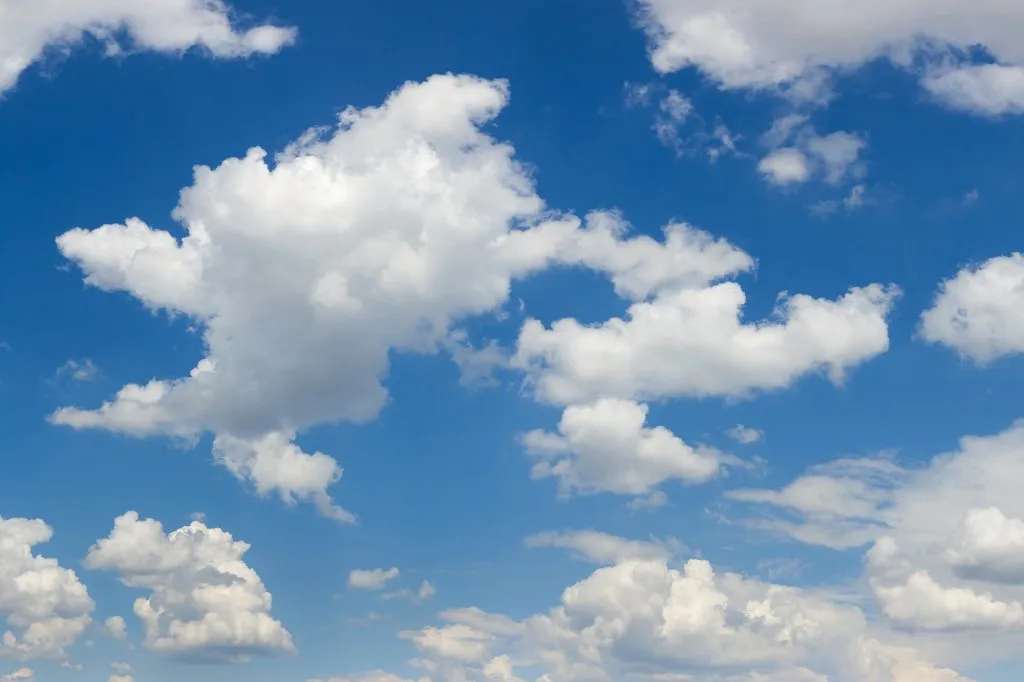
#> input picture frontend-app/src/assets/bg-dashboard1.webp, 1024 x 682 px
$ python -i temperature_extractor.py   (imports and definitions only)
#> lines starting #> are read from the running program, lines starting #| are printed output that depends on the picture; after the words box and inside, x2 and y2 are one past the last pixel; in counts of white or black regions, pixels touching at a corner belong together
### backend/modules/roi_utils.py
from __future__ import annotations

from typing import Dict, Iterable, Optional, Tuple

RESERVED_KEYS = {"roi_base_width", "roi_base_height"}


def iter_station_rois(roi_config: Dict) -> Iterable[Tuple[str, Dict]]:
    if not isinstance(roi_config, dict):
        return []
    for station, rois in roi_config.items():
        if station in RESERVED_KEYS:
            continue
        if not isinstance(rois, dict):
            continue
        yield station, rois


def extract_base_dimensions(roi_config: Dict) -> Tuple[Optional[int], Optional[int]]:
    if not isinstance(roi_config, dict):
        return None, None

    base_w = roi_config.get("roi_base_width")
    base_h = roi_config.get("roi_base_height")
    if isinstance(base_w, (int, float)) and isinstance(base_h, (int, float)):
        if base_w > 0 and base_h > 0:
            return int(base_w), int(base_h)

    max_x = 0
    max_y = 0
    for _, rois in iter_station_rois(roi_config):
        for key in ("tmin_roi", "tmax_roi", "icon_roi"):
            roi = rois.get(key)
            if not roi or len(roi) < 4:
                continue
            try:
                max_x = max(max_x, int(roi[2]))
                max_y = max(max_y, int(roi[3]))
            except (TypeError, ValueError):
                continue

    if max_x <= 0 or max_y <= 0:
        return None, None

    # Keep the historical +5px margin used by TemperatureExtractor auto-detection.
    return max_x + 5, max_y + 5


# [50 lines left out: functions get_scale_factors, scale_roi, not called in this run]

### backend/modules/temperature_extractor.py
#!/usr/bin/env python3
# -*- coding: utf-8 -*-

"""Extraction OCR des couples Tmin/Tmax depuis les cartes ANAM."""

import json
import logging
import os
import re
from concurrent.futures import ThreadPoolExecutor
from pathlib import Path

import cv2
import numpy as np
import pytesseract
from pytesseract import Output

from backend.modules.roi_utils import extract_base_dimensions, get_scale_factors, iter_station_rois, scale_roi

logger = logging.getLogger(__name__)


class TemperatureExtractor:
    """Centralise le pretraitement et la lecture OCR des temperatures."""

    def __init__(self, roi_config_path=None):
        self.roi_config = self._load_roi_config(roi_config_path)
        self.drop_unmapped = os.getenv("TEMPERATURE_DROP_UNKNOWN", "1").lower() in {
            "1",
            "true",
            "yes",
        }
        self.verbose = os.getenv("TEMPERATURE_VERBOSE", "1").lower() in {"1", "true", "yes"}
        self.roi_match_tolerance = int(os.getenv("TEMPERATURE_ROI_TOLERANCE_PX", "6"))
        self.ocr_upscale = float(os.getenv("TEMPERATURE_OCR_UPSCALE", "2.0"))
        self.roi_base_width = int(os.getenv("ROI_BASE_WIDTH", "0"))
        self.roi_base_height = int(os.getenv("ROI_BASE_HEIGHT", "0"))
        self.color_mask_upscale = float(os.getenv("TEMPERATURE_COLOR_MASK_UPSCALE", "3.0"))
        self._roi_lookup = self._build_roi_lookup()
        timeout_value = float(os.getenv("TEMPERATURE_OCR_TIMEOUT_SECONDS", "0"))
        self.ocr_timeout = timeout_value if timeout_value > 0 else None
        self.ocr_workers = max(1, int(os.getenv("TEMPERATURE_OCR_WORKERS", "1")))

        config_base = extract_base_dimensions(self.roi_config)
        if config_base[0] and config_base[1]:
            self.roi_base_width, self.roi_base_height = config_base

        # Auto-détection de la résolution de base si non fournie
        if self.roi_base_width == 0 or self.roi_base_height == 0:
            self._auto_detect_base_resolution()

    def _auto_detect_base_resolution(self):
        """Détermine la résolution de référence des ROIs à partir du fichier config."""
        max_x = 0
        max_y = 0
        if not self.roi_config:
            return

        for station, rois in iter_station_rois(self.roi_config):
            for key in ("tmin_roi", "tmax_roi", "icon_roi"):
                roi = rois.get(key)
                if roi and len(roi) >= 4:
                    max_x = max(max_x, roi[2])
                    max_y = max(max_y, roi[3])

        # On définit une résolution de base légèrement supérieure au max trouvé
        if max_x > 0 and self.roi_base_width == 0:
            self.roi_base_width = max_x + 5
            logger.info(f"Auto-détection ROI_BASE_WIDTH: {self.roi_base_width}")

        if max_y > 0 and self.roi_base_height == 0:
            self.roi_base_height = max_y + 5
            logger.info(f"Auto-détection ROI_BASE_HEIGHT: {self.roi_base_height}")

    def _build_roi_lookup(self):
        if not self.roi_config:
            return []
        entries = []
        for station, rois in iter_station_rois(self.roi_config):
            for key in ("tmin_roi", "tmax_roi"):
                roi = rois.get(key)
                if not roi:
                    continue
                x1, y1, x2, y2 = [int(v) for v in roi]
                entries.append(
                    {
                        "station": station,
                        "bbox": (x1, y1, x2, y2),
                    }
                )
        return entries

    def _load_roi_config(self, roi_config_path):
        if not roi_config_path:
            return {}
        path = Path(roi_config_path)
        if not path.exists():
            return {}
        try:
            with open(path, "r", encoding="utf-8") as handle:
                return json.load(handle)
        except Exception:
            return {}

    def preprocess_image_for_ocr(self, image_path, bbox=None):
        """Historique : conserve le pretraitement standard pour compatibilite."""
        return self._preprocess_standard(image_path, bbox)

    def _preprocess_standard(self, image_path, bbox=None):
        """Prepare une image (ou un crop) pour maximiser la qualite OCR (methode historique)."""
        image = cv2.imread(str(Path(image_path)))
#> image is the input picture: shape (682, 1024, 3); mean B, G, R 179.9, 148.6, 114.9
        if image is None:
            raise FileNotFoundError(f"Impossible de lire l'image : {image_path}")

        if bbox is not None:
            x, y, w, h = bbox
            image = image[y : y + h, x : x + w]

        if self.ocr_upscale and self.ocr_upscale != 1.0:
            image = cv2.resize(
                image,
                None,
                fx=self.ocr_upscale,
                fy=self.ocr_upscale,
                interpolation=cv2.INTER_LINEAR,
            )
#> image: shape (1364, 2048, 3)
        gray = cv2.cvtColor(image, cv2.COLOR_BGR2GRAY)
        gray = cv2.GaussianBlur(gray, (3, 3), 0)
        _, thresh = cv2.threshold(gray, 0, 255, cv2.THRESH_BINARY + cv2.THRESH_OTSU)
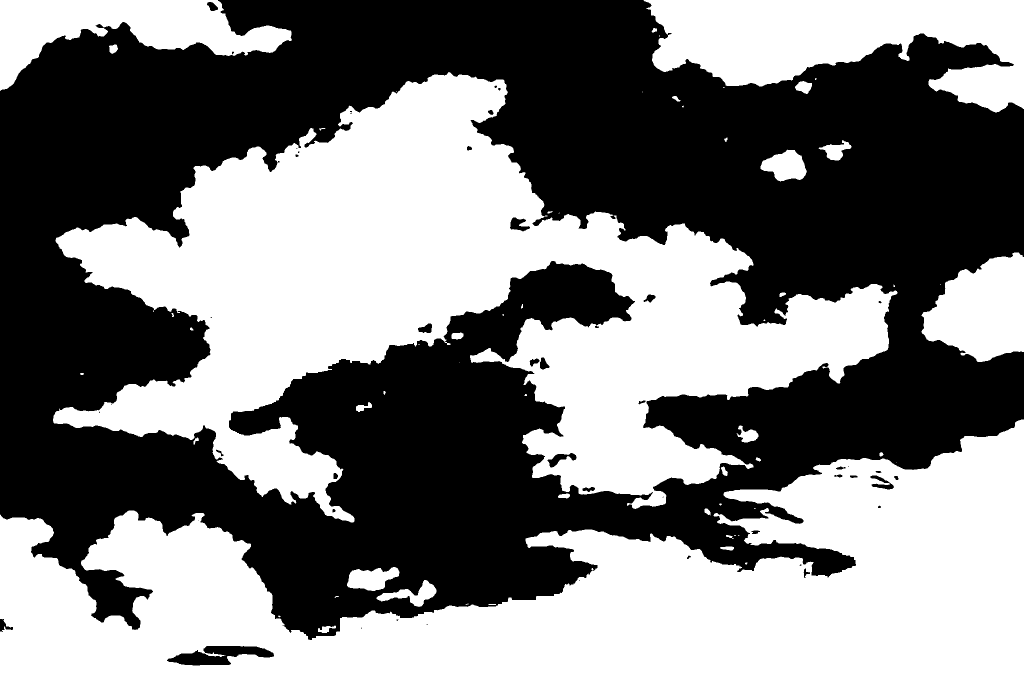
#> thresh: shape (1364, 2048) (shown at 1/2 size); 49.2% white; 60 white regions (25 under 20 px), largest, box (x1, y1, x2, y2) and area: (106, 144, 1795, 1045) 616636, (0, 839, 2048, 1364) 561048, (1287, 0, 2048, 225) 103642
        return thresh

    def _preprocess_sharp_contrast(self, image_path, bbox=None):
        """Variation forte (CLAHE + sharpen) identifiee comme performante via le benchmark."""
        image = cv2.imread(str(Path(image_path)))
        if image is None:
            raise FileNotFoundError(f"Impossible de lire l'image : {image_path}")

        if bbox is not None:
            x, y, w, h = bbox
            image = image[y : y + h, x : x + w]

        if self.ocr_upscale and self.ocr_upscale != 1.0:
            image = cv2.resize(
                image,
                None,
                fx=self.ocr_upscale,
                fy=self.ocr_upscale,
                interpolation=cv2.INTER_LINEAR,
            )
        lab = cv2.cvtColor(image, cv2.COLOR_BGR2LAB)
#> lab: shape (1364, 2048, 3); mean of channels 0, 1, 2 153.7, 127.3, 108
        l, a, b = cv2.split(lab)
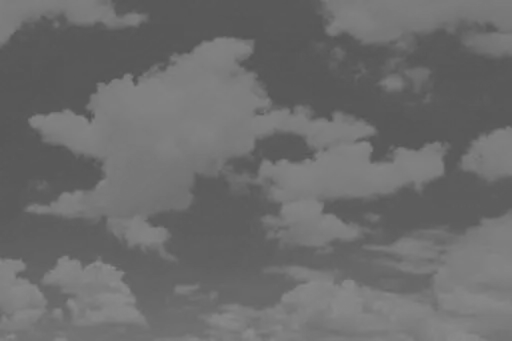
#> b: shape (1364, 2048) (shown at 1/4 size); min 80, max 143, mean 108
        clahe = cv2.createCLAHE(clipLimit=4.0, tileGridSize=(4, 4))
        l_enhanced = clahe.apply(l)
        enhanced_lab = cv2.merge([l_enhanced, a, b])
#> enhanced_lab: shape (1364, 2048, 3); mean of channels 0, 1, 2 120.1, 127.3, 108
        enhanced_bgr = cv2.cvtColor(enhanced_lab, cv2.COLOR_LAB2BGR)
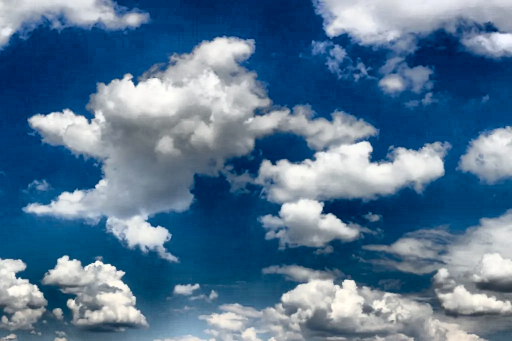
#> enhanced_bgr: shape (1364, 2048, 3) (shown at 1/4 size); mean B, G, R 145.5, 116.8, 84

        gray = cv2.cvtColor(enhanced_bgr, cv2.COLOR_BGR2GRAY)
        kernel_sharpen = np.array(
            [
                [-1, -1, -1],
                [-1, 9, -1],
                [-1, -1, -1],
            ],
            dtype=np.float32,
        )
        sharpened = cv2.filter2D(gray, -1, kernel_sharpen)
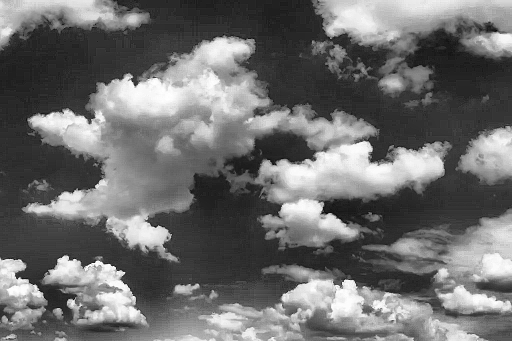
#> sharpened: shape (1364, 2048) (shown at 1/4 size); min 0, max 255, mean 110.3
        _, binary = cv2.threshold(sharpened, 0, 255, cv2.THRESH_BINARY + cv2.THRESH_OTSU)
#> binary: shape (1364, 2048); 39.5% white; 5273 white regions (5156 under 20 px), largest, box (x1, y1, x2, y2) and area: (89, 141, 1800, 1048) 514468, (480, 1063, 1956, 1364) 177968, (1265, 0, 2048, 226) 110773
        inverted = cv2.bitwise_not(binary)
        return inverted

    def _preprocess_color_mask(self, image_path, bbox=None):
        """Isolation intelligente des couleurs (Rouge/Bleu/Noir) pour OCR."""
        image = cv2.imread(str(Path(image_path)))
        if image is None:
            raise FileNotFoundError(f"Impossible de lire l'image : {image_path}")

        if bbox is not None:
            x, y, w, h = bbox
            image = image[y : y + h, x : x + w]

        # Passage en HSV pour mieux isoler les teintes
        hsv = cv2.cvtColor(image, cv2.COLOR_BGR2HSV)
#> hsv: shape (682, 1024, 3); mean H, S, V 98, 101.7, 180.4

        # Masques plus permissifs pour capturer les chiffres même clairs
        # Rouge (Tmax) - couvre les deux plages du rouge en HSV
        red_low = cv2.inRange(hsv, (0, 40, 40), (15, 255, 255))
#> red_low: shape (682, 1024); every value is 0
        red_high = cv2.inRange(hsv, (165, 40, 40), (180, 255, 255))
        # Bleu (Tmin)
        blue = cv2.inRange(hsv, (100, 40, 40), (140, 255, 255))
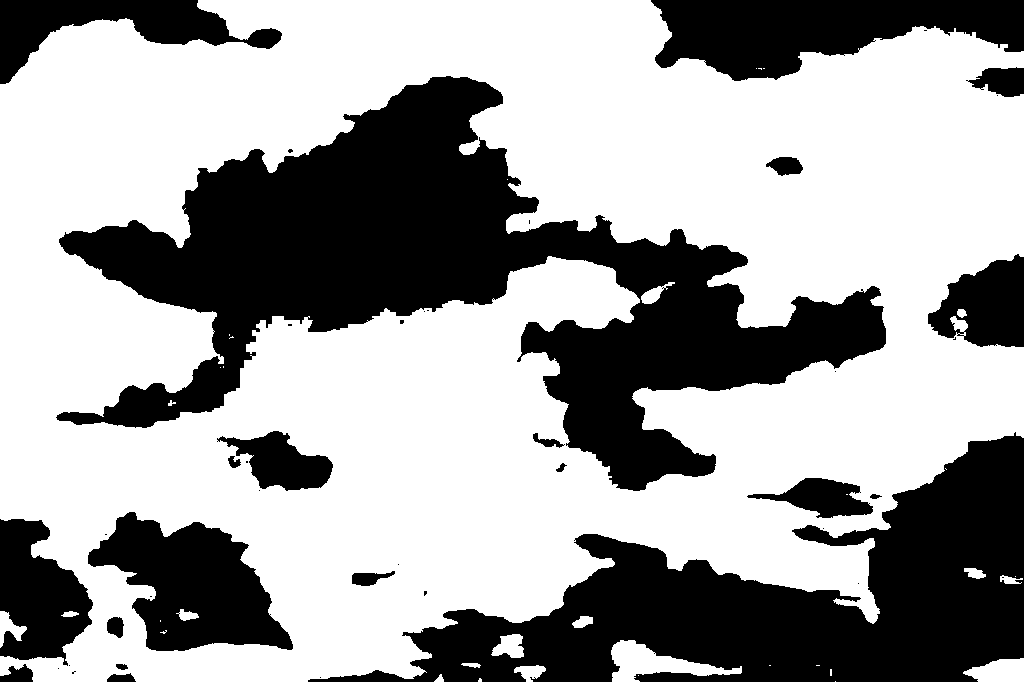
#> blue: shape (682, 1024); 63.1% white; 43 black regions (23 under 20 px), largest, box (x1, y1, x2, y2) and area: (56, 76, 886, 491) 116803, (308, 432, 1024, 682) 71685, (651, 0, 1024, 81) 19184
        # Noir/Gris foncé (Slash et texte)
        black = cv2.inRange(hsv, (0, 0, 0), (180, 255, 70))

        # Fusion des masques
        mask = cv2.bitwise_or(red_low, red_high)
        mask = cv2.bitwise_or(mask, blue)
        mask = cv2.bitwise_or(mask, black)

        # Création d'une image binaire : texte noir sur fond blanc
        enhanced = np.ones_like(image[:,:,0]) * 255
        enhanced[mask > 0] = 0

        # Upscale x3 pour une meilleure reconnaissance des petits chiffres
        enhanced = cv2.resize(
            enhanced,
            None,
            fx=self.color_mask_upscale,
            fy=self.color_mask_upscale,
            interpolation=cv2.INTER_CUBIC,
        )

        return enhanced

    def extract_temperature_values(self, image_path, map_bbox=None):
        """Detecte tous les motifs '24/31' dans une carte donnee."""
        results = []
        station_names_found = set()

        # 1. Extraction via ROI (Prioritaire)
        if self.roi_config:
            roi_results = self._extract_temperatures_from_rois(image_path)
            for res in roi_results:
                results.append(res)
                if res.get("name"):
                    station_names_found.add(res["name"])

        # 2. Extraction via OCR Global (Complémentaire)
        roi_lookup = None
        # ... (le reste du code existant pour préparer l'OCR)
        if self.roi_config and self.roi_base_width > 0 and self.roi_base_height > 0:
            image = cv2.imread(str(Path(image_path)))
            if image is not None:
                roi_lookup = self._get_scaled_roi_lookup(image.shape)

        processed_variants = [
            (
                "standard",
                self._preprocess_standard(image_path, map_bbox),
                self.ocr_upscale if self.ocr_upscale else 1.0,
            ),
            (
                "sharp_contrast",
                self._preprocess_sharp_contrast(image_path, map_bbox),
                self.ocr_upscale if self.ocr_upscale else 1.0,
            ),
            (
                "color_mask",
                self._preprocess_color_mask(image_path, map_bbox),
                self.color_mask_upscale if self.color_mask_upscale else 1.0,
            ),
        ]

        ocr_config = "--psm 6 -c tessedit_char_whitelist=0123456789/NPnp "
        best_variant = None
        best_score = (-1, -1.0)
        for name, processed_image, scale_override in processed_variants:
            try:
                ocr_data = pytesseract.image_to_data(
                    processed_image,
                    output_type=Output.DICT,
                    config=ocr_config,
                    timeout=self.ocr_timeout,
                )
            except RuntimeError as exc:
                logger.warning("OCR image_to_data timeout pour %s: %s", image_path, exc)
                continue
            detections = self.parse_temperature_data(
                ocr_data,
                map_bbox,
                image_shape=processed_image.shape,
                scale_override=scale_override,
            )
            if self.roi_config:
                detections = self._assign_station_names(detections, roi_lookup=roi_lookup)
            score = self._score_detections(detections)
            if score > best_score:
                best_score = score
                best_variant = (name, detections)
            if self.verbose:
                logger.warning(
                    "OCR variant %s -> %s detections (avg_conf=%.2f)",
                    name,
                    score[0],
                    score[1],
                )
        if best_variant:
            name, variant_detections = best_variant
            for det in variant_detections:
                # Éviter les doublons si la station est déjà trouvée via ROI
                if det.get("name") and det["name"] in station_names_found:
                    continue
                results.append(det)
                if det.get("name"):
                    station_names_found.add(det["name"])

            if self.verbose:
                logger.warning(
                    "OCR variant %s -> %s unique detections added (total=%s)",
                    name,
                    len(results) - (len(roi_results) if self.roi_config else 0),
                    len(results),
                )
        return results

    # [173 lines left out: functions _assign_station_names, _resolve_station_from_bbox, parse_temperature_data, _score_detections, extract_temperatures, not called in this run]

    def _log_verbose(self, message: str) -> None:
        if self.verbose:
            logger.warning(message)

    # [173 lines left out: functions _get_scaled_roi_lookup, _scale_roi, _extract_temperatures_from_rois, _ocr_single_value, _roi_to_bbox, _value_from_token and 1 more, not called in this run]

#> (the run stopped early here; a loop or call above may not have finished)

$ run again, on frontend-app/src/assets/bg-dashboard.png
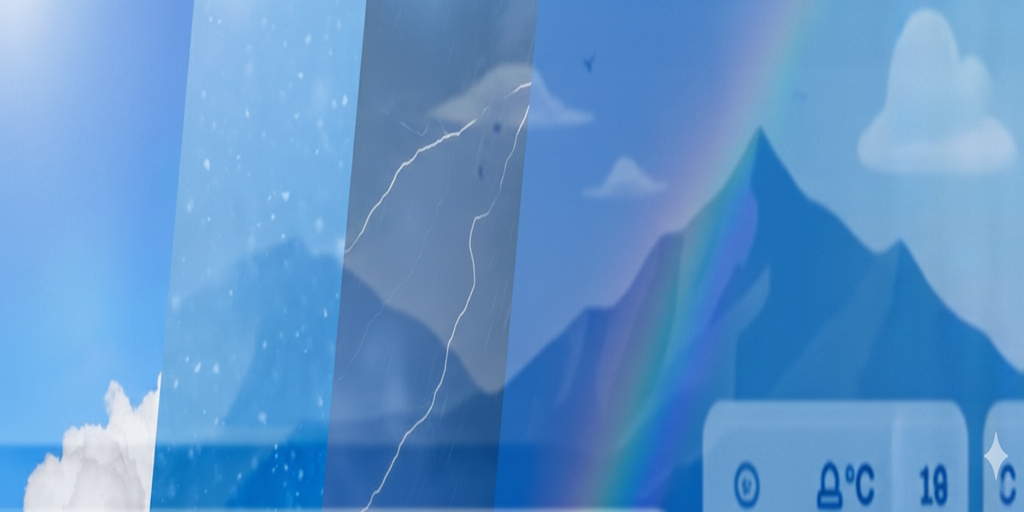
#> input picture frontend-app/src/assets/bg-dashboard.png, 1024 x 512 px
#> in _preprocess_standard, image is the input picture: shape (512, 1024, 3); mean B, G, R 202.7, 149.2, 96.1
#> image: shape (1024, 2048, 3)
#> in _preprocess_standard, `_, thresh = cv2.threshold(gray, 0, 255, cv2.THRESH_BINARY + cv2.THRESH..`:
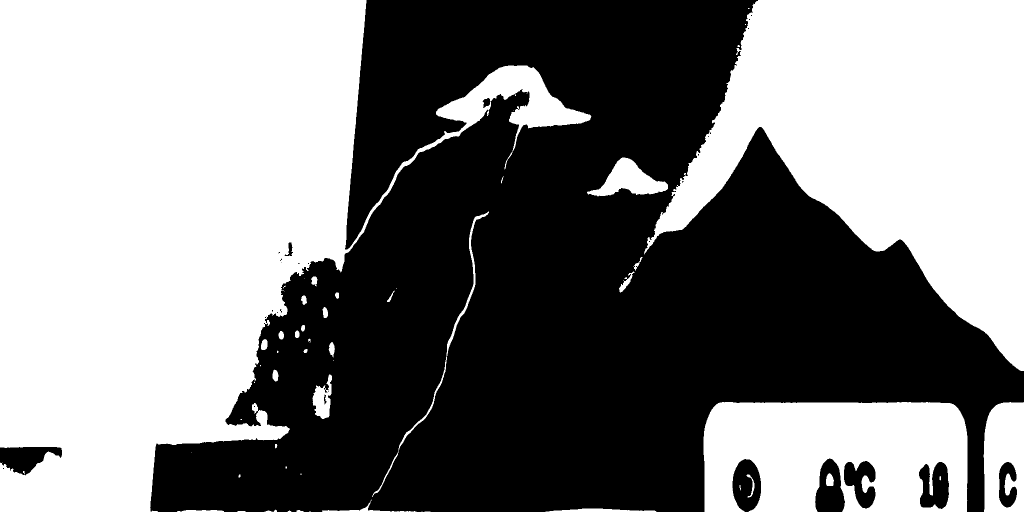
#> thresh: shape (1024, 2048) (shown at 1/2 size); 50.1% white; 30 black regions (20 under 20 px), largest, box (x1, y1, x2, y2) and area: (300, 0, 2048, 1024) 1022649, (1465, 918, 1522, 1024) 4519, (1630, 917, 1690, 1024) 4386
#> lab: shape (1024, 2048, 3); mean of channels 0, 1, 2 153.7, 126.9, 95.2
#> enhanced_lab: shape (1024, 2048, 3); mean of channels 0, 1, 2 138.8, 126.9, 95.2
#> binary: shape (1024, 2048); 54.5% white; 13448 black regions (13222 under 20 px), largest, box (x1, y1, x2, y2) and area: (738, 0, 2048, 1024) 428803, (300, 0, 1578, 1024) 388091, (182, 0, 389, 586) 69450
#> hsv: shape (512, 1024, 3); mean H, S, V 105.3, 136.4, 202.7
#> red_low: shape (512, 1024); every value is 0
#> in _preprocess_color_mask, `blue = cv2.inRange(hsv, (100, 40, 40), (140, 255, 255))`:
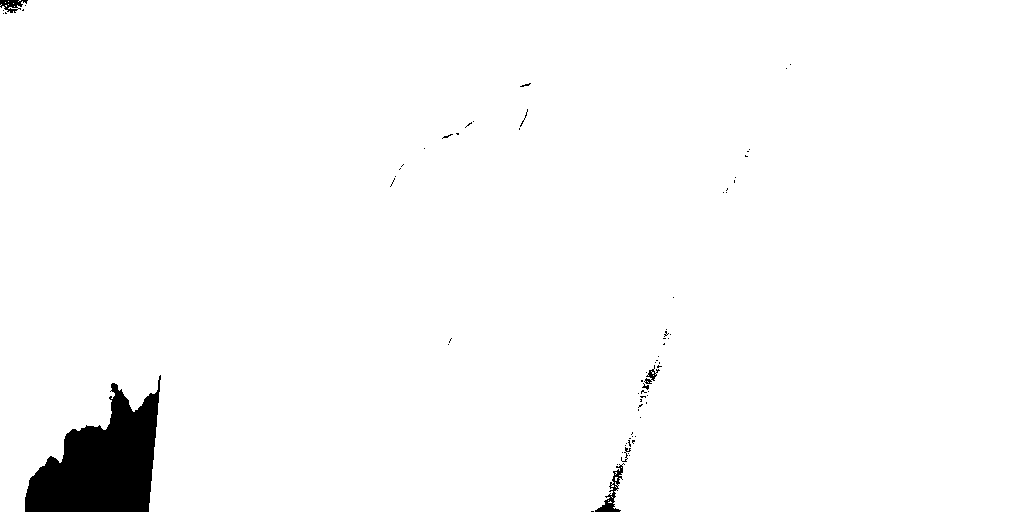
#> blue: shape (512, 1024); 97.8% white; 72 black regions (65 under 20 px), largest, box (x1, y1, x2, y2) and area: (25, 375, 161, 512) 10604, (595, 463, 625, 512) 377, (0, 0, 28, 13) 201
